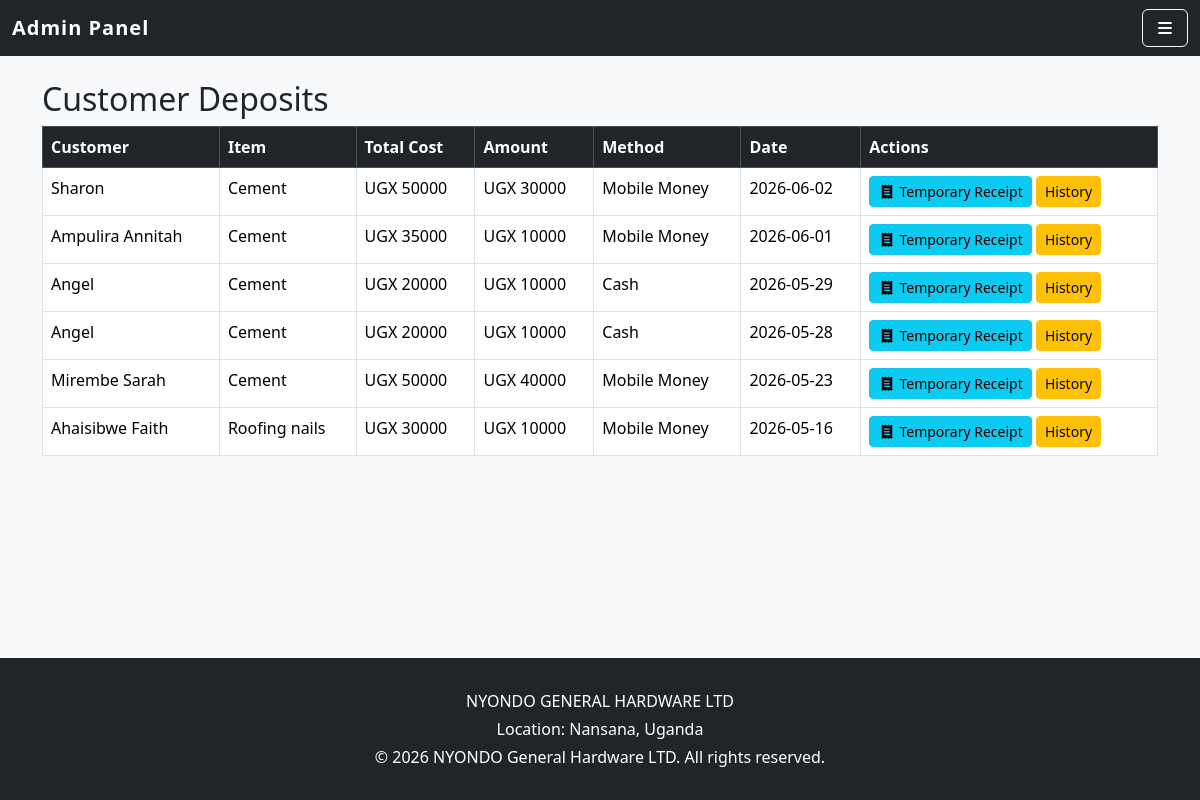
Screenshot of /dashboard/deposits/ with the database file from the repository.
### dupapp/models.py (models this page shows, shortened)
class Deposit(models.Model):
    PAYMENT_METHODS = [
        ("Cash", "Cash"),
        ("Mobile Money", "Mobile Money"),
    ]
    customer_name = models.CharField(max_length=100)
    item_name = models.CharField(max_length=100)
    total_cost = models.DecimalField(max_digits=10, decimal_places=2)  # cost of item
    amount = models.DecimalField(max_digits=10, decimal_places=2)
    payment_method = models.CharField(max_length=20, choices=PAYMENT_METHODS)
    receipt_number = models.CharField(max_length=20, unique=True)
    date = models.DateTimeField(auto_now_add=True)

### dupapp/views.py (the view)
# urls.py: path("dashboard/deposits/",views.admin_deposit_list,name="admin_deposit_list"),
def admin_deposit_list(request):
    deposits = Deposit.objects.all().order_by("-date")
    return render(request,"admin_deposit_list.html",{"deposits": deposits})

### dupapp/templates/admin_deposit_list.html
{% extends "base_admin.html" %}
{% block content %}
<h2>Customer Deposits</h2>
<div class="table-responsive">
  <table class="table table-bordered">
    <thead class="table-dark">
      <tr>
        <th>Customer</th>
        <th>Item</th>
        <th>Total Cost</th>
        <th>Amount</th>
        <th>Method</th>
        <th>Date</th>
        <th>Actions</th>
      </tr>
    </thead>
    <tbody>
      {% for deposit in deposits %}
        <tr>
          <td>{{ deposit.customer_name }}</td>
          <td>{{ deposit.item_name }}</td>
          <td>UGX {{ deposit.total_cost|floatformat:0 }}</td>
          <td>UGX {{ deposit.amount|floatformat:0 }}</td>
          <td>{{ deposit.payment_method }}</td>
          <td>{{ deposit.date|date:"Y-m-d" }}</td>
          <td>
            <a href="{% url 'admin_view_deposit_receipt' deposit.id %}" class="btn btn-sm btn-info">
              <i class="fas fa-receipt"></i> Temporary Receipt
            </a>
            <a href="{% url 'admin_deposit_history' deposit.customer_name deposit.item_name %}" class="btn btn-sm btn-warning">
              History
            </a>
          </td>
        </tr>
      {% endfor %}
    </tbody>
  </table>
</div>
{% endblock %}

### dupapp/templates/base_admin.html (style rules this page uses)
html, body { height: 100%; margin: 0; padding: 0; }
body { background-color:#f8f9fa; display: flex; flex-direction: column; }
.btn { transition: transform 0.2s ease, box-shadow 0.2s ease; }

### rows the page displays
Deposit: customer_name "Sharon", item_name "Cement", total_cost "50000", amount "30000", payment_method "Mobile Money", date "2026-06-02"
Deposit: customer_name "Ampulira Annitah", item_name "Cement", total_cost "35000", amount "10000", payment_method "Mobile Money", date "2026-06-01"
Deposit: customer_name "Angel", item_name "Cement", total_cost "20000", amount "10000", payment_method "Cash", date "2026-05-29"
Deposit: customer_name "Angel", item_name "Cement", total_cost "20000", amount "10000", payment_method "Cash", date "2026-05-28"
Deposit: customer_name "Mirembe Sarah", item_name "Cement", total_cost "50000", amount "40000", payment_method "Mobile Money", date "2026-05-23"
Deposit: customer_name "Ahaisibwe Faith", item_name "Roofing nails", total_cost "30000", amount "10000", payment_method "Mobile Money", date "2026-05-16"
